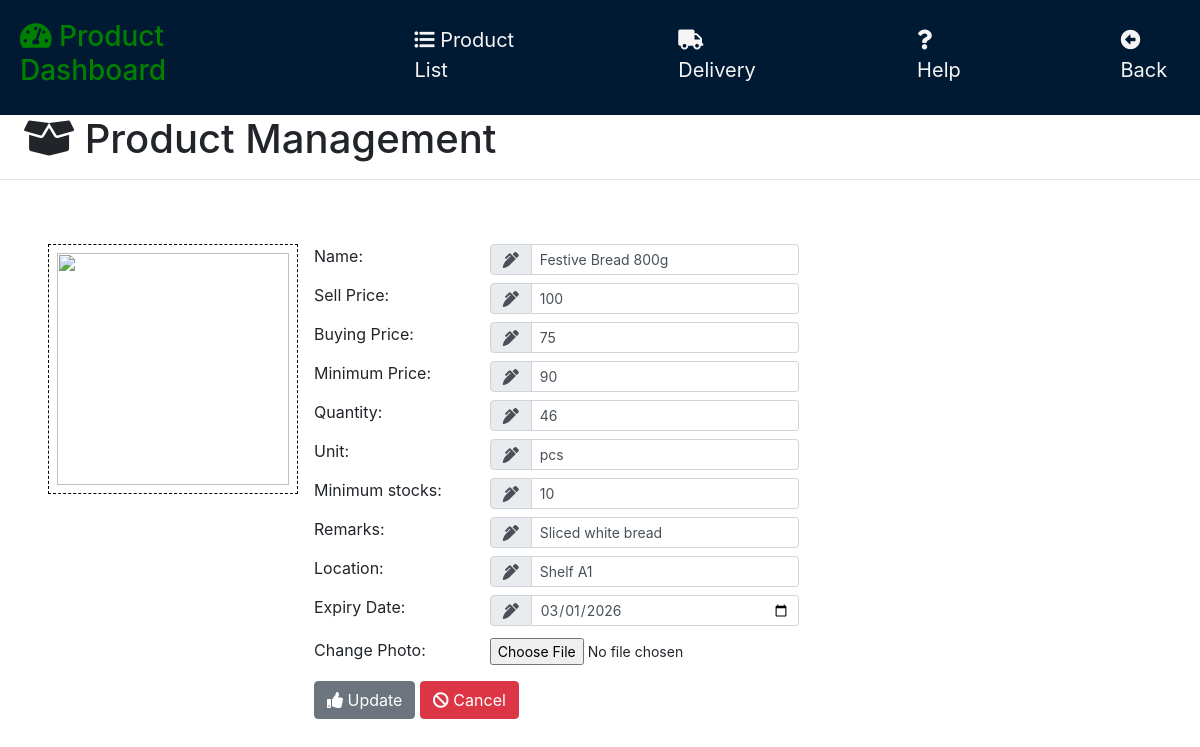
Page /products/update_products.php?id=1 (signed in) on the committed database.
### tables this page shows
CREATE TABLE `products` (
  `product_no` varchar(50) NOT NULL,
  `product_name` varchar(30) DEFAULT NULL,
  `sell_price` varchar(100) DEFAULT NULL,
  `minimum_price` varchar(100) NOT NULL,
  `buying_price` varchar(100) NOT NULL,
  `quantity` int(11) DEFAULT NULL,
  `unit` varchar(30) DEFAULT NULL,
  `min_stocks` int(11) DEFAULT NULL,
  `remarks` text DEFAULT NULL,
  `location` varchar(50) DEFAULT NULL,
  `Expiry_Date` varchar(100) NOT NULL,
  `images` varchar(30) DEFAULT NULL
);

### products/update_products.php (the view, shortened to what this page needs)
<?php
	include("../server/connection.php");
  	if (isset($_GET['id'])){
		$id   =   $_GET['id'];
		$sql  =   "SELECT * FROM products WHERE product_no='$id'";
		$result1   = mysqli_query($db, $sql);
		$row1  =   mysqli_fetch_array($result1);
?>
<!DOCTYPE html>
<html>
<head>
	<?php include('../templates/head1.php');?>
</head>
<body>
	<?php include('base.php'); ?>
			<div class="side">
				<h1 class="ml-4"><i class="fas fa-box-open"></i> Product Management</h1>
				<hr>
			</div>
		<div style="display: flex; justify-content: center;" class="main">
			<div class="first_side ml-5 mt-5 mr-3">
				<div style="border:1px dashed black; width: 250px;height: 250px;">
					<?php echo "<img class='img-fluid p-2 h-100 w-100' src='../images/".$row1['images']."'>"; ?>
				</div>
			</div>
			<div class="second_side table-responsive">
					<table class="mt-5">
						<tbody>
							<tr>
								<td  valign="baseline">Name:</td>
								<td class="pl-5 pb-2"><div class="input-group"><div class="input-group-prepend"><span class="input-group-text" id="basic-addon1"><i class="fas fa-pen-alt"></i></span></div><input type="text" name="product_name" class="form-control-sm form-control" value="<?php echo $row1['product_name'];?>"></div></td>
							</tr>
							<tr>
								<td  valign="baseline">Sell Price:</td>
								<td class="pl-5 pb-2"><div class="input-group"><div class="input-group-prepend"><span class="input-group-text" id="basic-addon1"><i class="fas fa-pen-alt"></i></span></div><input type="number" name="price" step="0.01" value="<?php echo $row1['sell_price'];?>" class="form-control form-control-sm" ></td>
							</tr>
							<tr>
								<td  valign="baseline">Buying Price:</td>
								<td class="pl-5 pb-2"><div class="input-group"><div class="input-group-prepend"><span class="input-group-text" id="basic-addon1"><i class="fas fa-pen-alt"></i></span></div><input type="number" name="buying_price" step="0.01" value="<?php echo $row1['buying_price'];?>" class="form-control form-control-sm" ></td>
							</tr>
							<tr>
								<td  valign="baseline">Minimum Price:</td>
								<td class="pl-5 pb-2"><div class="input-group"><div class="input-group-prepend"><span class="input-group-text" id="basic-addon1"><i class="fas fa-pen-alt"></i></span></div><input type="number" name="minimum_price" step="0.01" value="<?php echo $row1['minimum_price'];?>" class="form-control form-control-sm" ></td>
							</tr>
							<tr>
								<td  valign="baseline">Quantity:</td>
								<td class="pl-5 pb-2"><div class="input-group"><div class="input-group-prepend"><span class="input-group-text" id="basic-addon1"><i class="fas fa-pen-alt"></i></span></div><input type="number" name="qty" value="<?php echo $row1['quantity'];?>" class="form-control-sm form-control" ></div></td>
							</tr>
							<tr>
								<td  valign="baseline">Unit:</td>
								<td class="pl-5 pb-2"><div class="input-group"><div class="input-group-prepend"><span class="input-group-text" id="basic-addon1"><i class="fas fa-pen-alt"></i></span></div><input type="text" name="unit" value="<?php echo $row1['unit'];?>" class="form-control-sm form-control" ></div></td>
							</tr>
							<tr>
								<td  valign="baseline">Minimum stocks:</td>
								<td class="pl-5 pb-2"><div class="input-group"><div class="input-group-prepend"><span class="input-group-text" id="basic-addon1"><i class="fas fa-pen-alt"></i></span></div><input type="number" name="min_stocks" value="<?php echo $row1['min_stocks'];?>" class="form-control-sm form-control" ></div></td>
							</tr>
							<tr>
								<td  valign="baseline">Remarks:</td>
								<td class="pl-5 pb-2"><div class="input-group"><div class="input-group-prepend"><span class="input-group-text" id="basic-addon1"><i class="fas fa-pen-alt"></i></span></div><input type="text" name="remarks" value="<?php echo $row1['remarks'];?>" class="form-control-sm form-control" ></div></td>
							</tr>
							<tr>
								<td  valign="baseline">Location:</td>
								<td class="pl-5 pb-2"><div class="input-group"><div class="input-group-prepend"><span class="input-group-text" id="basic-addon1"><i class="fas fa-pen-alt"></i></span></div><input type="text" name="location" value="<?php echo $row1['location'];?>" class="form-control-sm form-control" ></div></td>
							</tr>
							<tr>
								<td  valign="baseline">Expiry Date:</td>
								<td class="pl-5 pb-2"><div class="input-group"><div class="input-group-prepend"><span class="input-group-text" id="basic-addon1"><i class="fas fa-pen-alt"></i></span></div><input type="date" name="expiry_date" value="<?php echo $row1['Expiry_Date'];?>" class="form-control-sm form-control" ></div></td>
							</tr>
						<?php }?>
							<tr>
								<td>Change Photo:</td>
								<td><input class="form-control-sm pl-5" type="file" name="images"></td>
							</tr>
						</tbody>
					</table>
					<div class="text-left mt-3">
						<button type="submit" name="update" class="btn btn-secondary"><i class="fas fa-thumbs-up"></i> Update</button>
						<button type="button" class="btn btn-danger" onclick="window.location.href='../products/products.php'" ><i class="fas fa-ban"></i> Cancel</button>
					</div>
			</div>
		</div>
</body>
</html>

### products/base.php (style rules this page uses)
img { width: 380px; }

### rows in the picture
products: product_name "Festive Bread 800g", price "100", buying_price "75", minimum_price "90", qty "46", unit "pcs", min_stocks "10", remarks "Sliced white bread", location "Shelf A1", expiry_date "03/01/2026"
